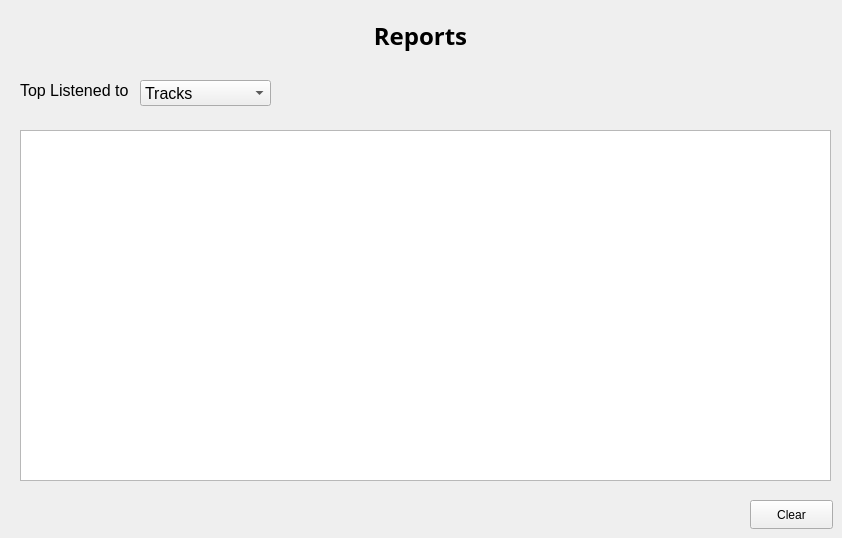
    <widget class="QWidget" name="reportPage">
     <widget class="QLabel" name="label_rp_1">
      <property name="geometry">
       <rect>
        <x>20</x>
        <y>80</y>
        <width>121</width>
        <height>20</height>
       </rect>
      </property>
      <property name="font">
       <font>
        <pointsize>12</pointsize>
       </font>
      </property>
      <property name="text">
       <string>Top Listened to</string>
      </property>
     </widget>
     <widget class="QComboBox" name="reportTypeComboBox">
      <property name="geometry">
       <rect>
        <x>140</x>
        <y>80</y>
        <width>131</width>
        <height>26</height>
       </rect>
      </property>
      <property name="font">
       <font>
        <pointsize>12</pointsize>
       </font>
      </property>
      <item>
       <property name="text">
        <string>Tracks</string>
       </property>
      </item>
      <item>
       <property name="text">
        <string>Artists</string>
       </property>
      </item>
      <item>
       <property name="text">
        <string>Albums</string>
       </property>
      </item>
     </widget>
     <widget class="QLabel" name="label_rp_2">
      <property name="geometry">
       <rect>
        <x>20</x>
        <y>20</y>
        <width>801</width>
        <height>31</height>
       </rect>
      </property>
      <property name="font">
       <font>
        <family>Work Sans</family>
        <pointsize>18</pointsize>
        <bold>true</bold>
       </font>
      </property>
      <property name="text">
       <string>Reports</string>
      </property>
      <property name="alignment">
       <set>Qt::AlignCenter</set>
      </property>
     </widget>
     <widget class="QTableWidget" name="reportTableDisplay">
      <property name="geometry">
       <rect>
        <x>20</x>
        <y>130</y>
        <width>811</width>
        <height>351</height>
       </rect>
      </property>
     </widget>
     <widget class="QPushButton" name="clearButton_rp">
      <property name="geometry">
       <rect>
        <x>750</x>
        <y>500</y>
        <width>83</width>
        <height>29</height>
       </rect>
      </property>
      <property name="text">
       <string>Clear</string>
      </property>
     </widget>
    </widget>
